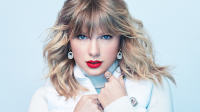
#> input picture a1images/a1images/a1q5images/taylor_small.jpg, 200 x 112 px, found by its file name
$ python Q8_a.py
#> lines starting #> are read from the running program, lines starting #| are printed output that depends on the picture
import numpy as np
import matplotlib.pyplot as plt
import cv2 as cv
import os

img_orig = cv.imread(
    r'C:\Academic\robo games\git repo\-Intensity-Transformations-and-Neighborhood-Filtering-EN3160\a1images\a1images\a1q5images\taylor_small.jpg',
    cv.IMREAD_COLOR
)
#> img_orig is the input picture: shape (112, 200, 3); mean B, G, R 204.9, 200.6, 196.4
img_rgb = cv.cvtColor(img_orig, cv.COLOR_BGR2RGB)

def ssd(img1, img2):
    a = img1.astype(np.float32)
    b = img2.astype(np.float32)
    return float(np.sum((a - b) ** 2))

def zooming(original_image, zoom_factor):
#> called with zoom_factor = 4
    h, w, c = original_image.shape
#> h = 112; w = 200; c = 3

    # Zoomed image creation
    zh = int(h * zoom_factor)
#> zh = 448
    zw = int(w * zoom_factor)
#> zw = 800
    zoomed_image = np.zeros((zh, zw, c), dtype=np.uint8)

    for i in range(zh):
        for j in range(zw):
            zoomed_image[i, j] = original_image[int(i / zoom_factor), int(j / zoom_factor)]

    zoomed_image_rgb = cv.cvtColor(zoomed_image, cv.COLOR_BGR2RGB)

    # Save zoomed image
    out_dir = r'C:\Academic\robo games\git repo\-Intensity-Transformations-and-Neighborhood-Filtering-EN3160\a1images\a1images\a1q5images'
    out_path = os.path.join(out_dir, 'taylor_small_nearest_neighbour_zoom.png')
    cv.imwrite(out_path, zoomed_image)

    # Read and resize big image
    big_path = r'C:\Academic\robo games\git repo\-Intensity-Transformations-and-Neighborhood-Filtering-EN3160\a1images\a1images\a1q5images\taylor.jpg'
    img_BIG = cv.imread(big_path, cv.IMREAD_COLOR)
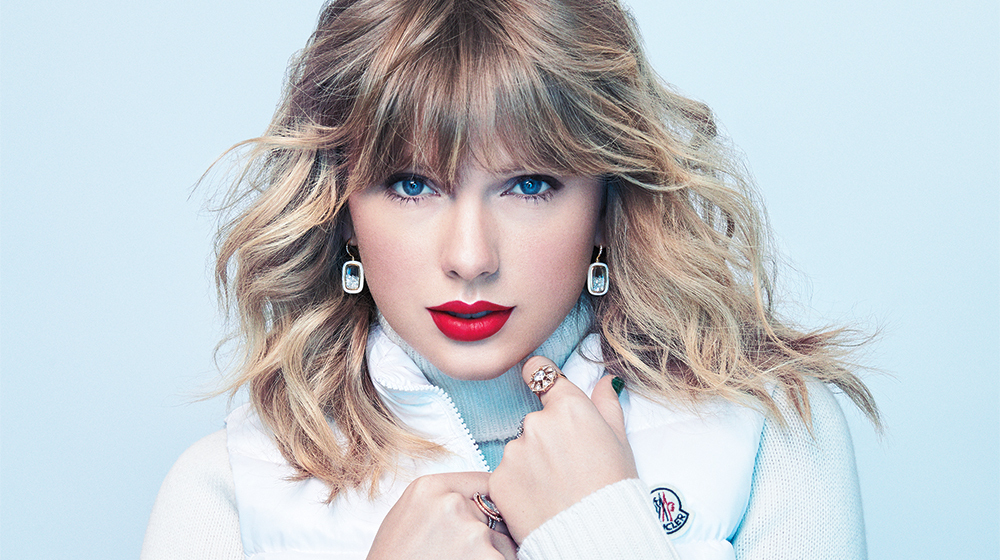
#> input picture a1images/a1images/a1q5images/taylor.jpg, 1000 x 560 px, found by its file name
#> img_BIG is the input picture: shape (560, 1000, 3); mean B, G, R 203.8, 199.4, 195.2
    if img_BIG is None:
        raise FileNotFoundError(f"Could not read big image at: {big_path}")

    img_BIG_resized = cv.resize(img_BIG, (zw, zh), interpolation=cv.INTER_LINEAR)
    ssd_value = ssd(img_BIG_resized, zoomed_image)
#> ssd_value = 174385312

    # Plot with ALL text under images
    fig, axs = plt.subplots(1, 2, figsize=(12, 6))
    fig.suptitle(f"Zooming Factor: {zoom_factor}", fontsize=14, fontweight='bold')

    axs[0].imshow(img_rgb)
    axs[0].set_title('Original Image')
    axs[0].axis('off')
    axs[0].text(0.5, -0.15,
                f"Shape: {h}x{w}x{c}",
                ha='center', va='center', transform=axs[0].transAxes, fontsize=10)

    axs[1].imshow(zoomed_image_rgb)
    axs[1].set_title('Zoomed Image')
    axs[1].axis('off')
    axs[1].text(0.5, -0.15,
                f"Shape: {zh}x{zw}x{c}\nSSD: {ssd_value:.2f}",
                ha='center', va='center', transform=axs[1].transAxes, fontsize=10)

    plt.tight_layout()
    plt.savefig(r'C:\Academic\robo games\git repo\-Intensity-Transformations-and-Neighborhood-Filtering-EN3160\a1images\a1images\outputs\Q8a_nearest-neighbor,.png')
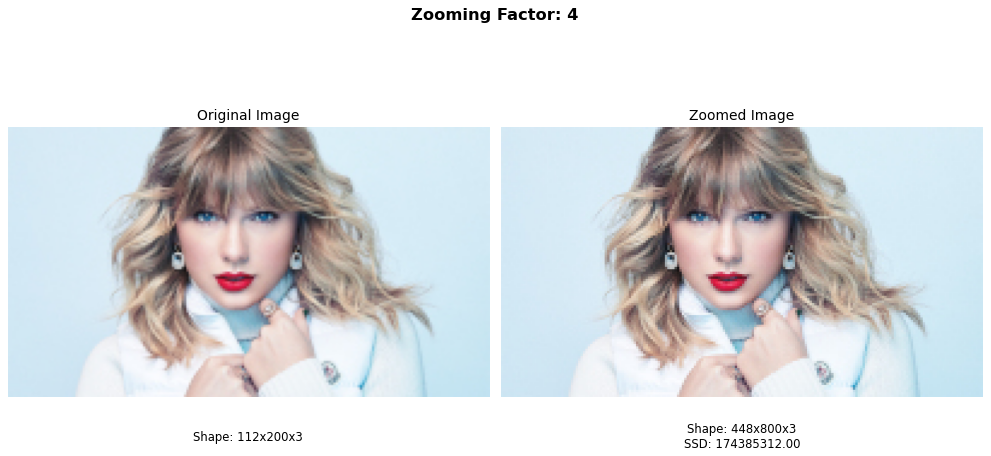
#> figure drawn by matplotlib, 2 panels

    plt.show()

zoom_factor = 4
zooming(img_orig, zoom_factor)
